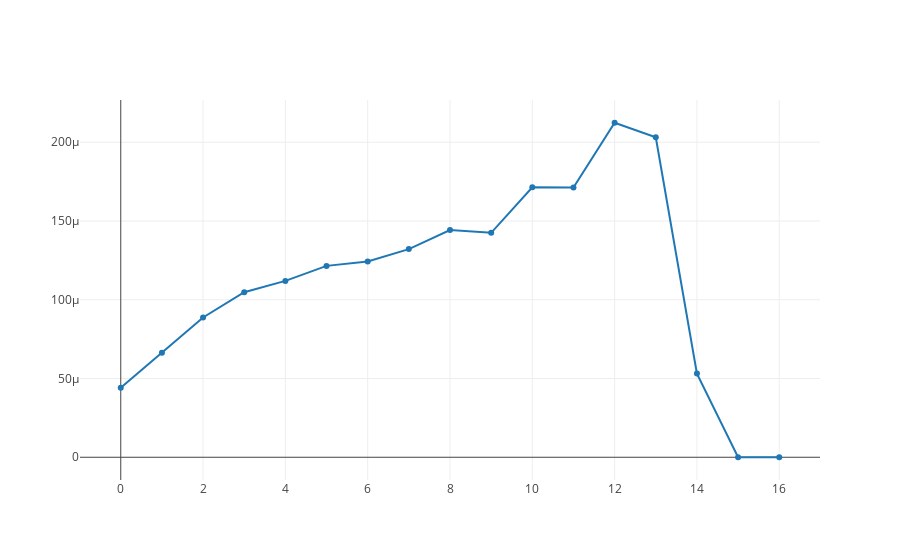

Notebook code for this chart:
### Code cell
def batching(samples, variance):
    """Apply batching recursively to estimate the variance."""
    if len(samples) <= 1:
        return variance

    if len(samples) % 2 != 0:
        samples = np.append(samples, samples[-1])

    pairs = samples.reshape(len(samples) // 2, 2)

    samples = np.mean(pairs, axis=1)
    variance = np.append(variance, np.var(samples) / len(samples))

    return batching(samples, variance)


mc_pi.reset()
mc_pi.run()
samples = mc_pi.samples()

variance = batching(samples, np.array([]))


py.iplot([Scatter(y=variance, mode="lines+markers")])

### Figure 1 — Plotly figure (JSON) as saved in the notebook; plotly's stock layout.template omitted (floating-point values rounded to 4 significant figures)
{"data": [{"mode": "lines+markers", "type": "scatter", "y": [4.412e-05, 6.636e-05, 8.874e-05, 0.0001048, 0.000112, 0.0001215, 0.0001243, 0.0001322, 0.0001442, 0.0001425, 0.0001714, 0.0001713, 0.0002124, 0.0002032, 5.311e-05, 4.657e-10, 0]}], "layout": {}}
